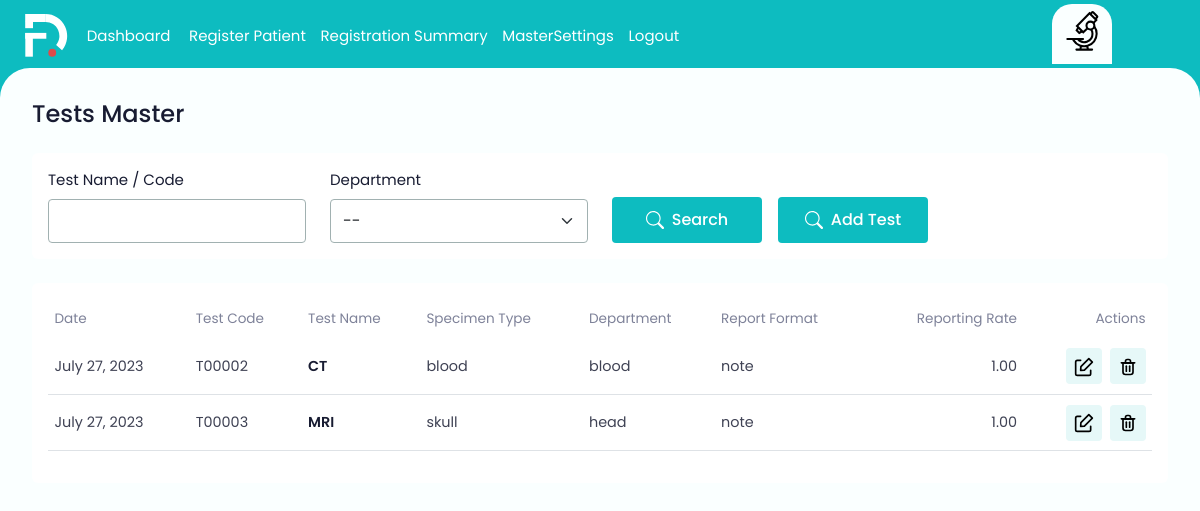
Before: /testmaster/ (signed in) with the older database file.
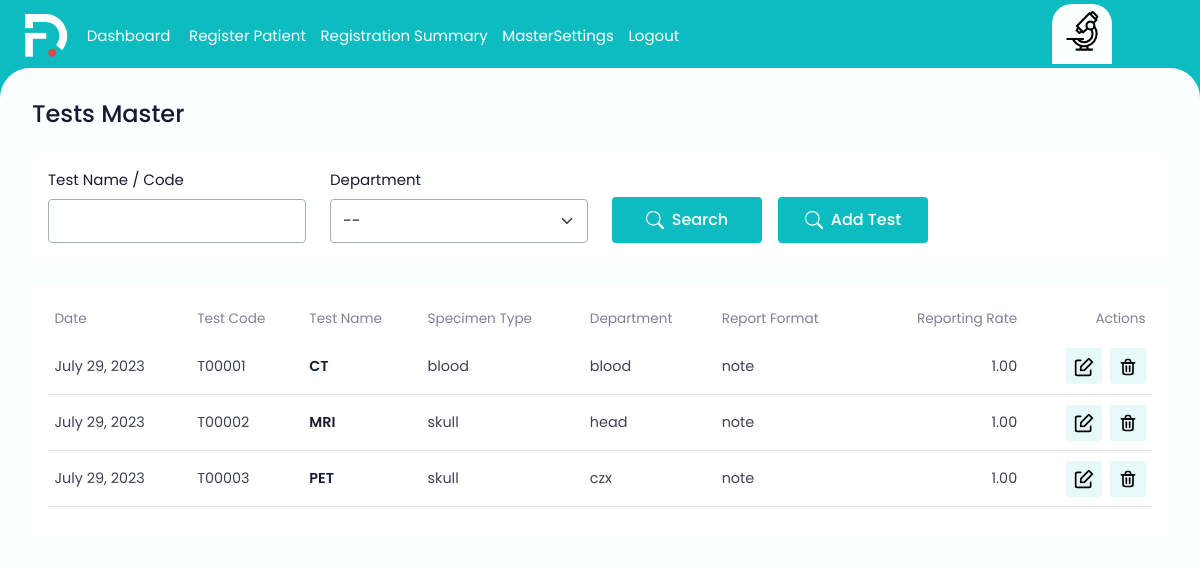
After: the same page with the newer database file.
### ekonapp/models.py (models this page shows, shortened)
class Test(models.Model):
    testid = models.CharField(max_length=255)
    date =  models.DateField(auto_now_add=True)
    name = models.CharField(max_length=100, unique=True)
    specimen_type = models.CharField(max_length=100)
    department = models.CharField(max_length=100)
    report_format = models.CharField(max_length=100)
    reporting_rate = models.DecimalField(max_digits=5, decimal_places=2)

### ekonapp/decorators.py (the view)
    def wrapper(request, *args, **kwargs):
        if not request.user.is_authenticated:
            return redirect('registerlogin')
        elif not Device.objects.filter(user=request.user, is_registered=True).exists():
            return redirect('register_device')
        else:
            return view_func(request, *args, **kwargs)

### ekonapp/views.py (called while the page is built, shortened)
@login_required
@device_required
def testmaster(request):
    testmasters = Test.objects.all()
    departments = Test.objects.values('department').distinct()
    context = {
        'testmasters': testmasters,
        'departments': departments,
    }
    return render(request, 'tests-master.html', context)

### ekonapp/templates/tests-master.html (shortened to what this page needs)
{% extends 'base.html' %}
{% block content %}
  <main>
    <div class="mb-4">
        <h5 class="page-heading">Tests Master</h5>
    </div>
    <div class="auto-scroll">
      <form method="POST" action="{% url 'testmaster' %}">
        <div class="bg-white rounded-2 p-3 mb-4">
          <div class="row">
            <div class="col-md-3">
              <label class="form-label">Test Name / Code</label>
              <input type="text" id="name" name="name" class="form-control">
            </div>
            <div class="col-md-3">
              <label class="form-label">Department</label>
              <select class="form-select" id="department" name="department">
                <option value=""> --</option>
              </select>
            </div>
            <div class="col-md-4 d-flex">
              <button type="submit" class="theme-btn btn-h me-3">
                <svg>
                  <use xlink:href="static/images/iocn.svg#search"></use>
                </svg>
                <span>Search</span>
              </button>
              <a href="{% url 'addtest' %}">
                <button type="button" class="theme-btn btn-h">
                  <svg>
                    <use xlink:href="static/images/iocn.svg#search"></use>
                  </svg>
                  <span>Add Test</span>
                </button>
              </a>
            </div>
          </div>
        </div>
      </form>
      <div class="bg-white rounded-2 p-3">
        <div class="table-responsive">
          <table class="table table-data">
            <thead>
              <tr>
                <th>Date</th>
                <th>Test Code</th>
                <th>Test Name</th>
                <th>Specimen Type</th>
                <th>Department</th>
                <th>Report Format</th>
                <th class="text-end">Reporting Rate</th>
                <th class="text-end">Actions</th>
              </tr>
            </thead>
            <tbody>
              {% for testmaster in testmasters %}
              <tr>
                <td class="text-nowrap">{{ testmaster.date }}</td>
                <td>{{ testmaster.testid }}</td>
                <td class="text-d-blue fw-semibold">{{ testmaster.name }}</td>
                <td>{{ testmaster.specimen_type }}</td>
                <td>{{ testmaster.department }}</td>
                <td>{{ testmaster.report_format }}</td>
                <td class="text-end">{{ testmaster.reporting_rate }}</td>
                <td class="text-end">
                  <div class="d-flex gap-2 justify-content-end">
                    <a href="{% url 'edittest' testmaster.id %}">
                      <button type="button" class="table-btn">
                      </button>
                    </a>
                    <a href="{% url 'deletetest' testmaster.id %}">
                      <button type="button" class="table-btn">
                      </button>
                    </a>
                  </div>
                </td>
              </tr>
              {% endfor %}
            </tbody>
          </table>
        </div>
      </div>
    </div>
  </main>
</body>
</html>
{% endblock %}

Changed rows visible on the page:
added Test: date "July 29, 2023", testid "T00001", name "CT", specimen_type "blood", department "blood", report_format "note", reporting_rate "1.00"
changed Test: date "July 27, 2023" → "July 29, 2023"; name "CT" → "MRI"; specimen_type "blood" → "skull"; department "blood" → "head"
changed Test: date "July 27, 2023" → "July 29, 2023"; name "MRI" → "PET"; department "head" → "czx"
